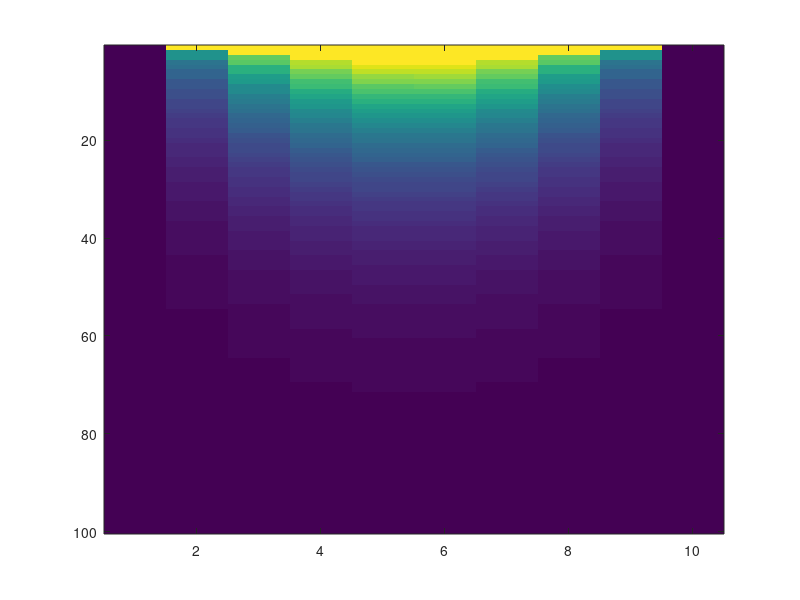

Recreate this plot in MATLAB.
% 1D Heat Eqaution using FTCS

% Initalizing given variables/ data
% stability constant (c), dt = timesteps (k), dx = space steps (h)
% cfl = stability factor, it should be <= 1/2

clear;         % Clear the screen
c = .25;
dx = 0.1;
dt = 0.02;
cfl = c * dt/dx^2;

    x = 0:dx:1-dx;
    t = 0:dt:2-dt;
    row = length(t);
    col = length(x);
    U = zeros(row,col);
    
    % Initial Condition
    
    for k = 1:length(x)
        U(1,k) = 100;
    end
    
    % Boundary Condition
    
    U(:,1) = 0;
    U(:,end) = 0;
    
    %Loop
    for n = 1:row-1         % row = 100
        for i = 2:col-1     % col = 10
        %for n = 1:row
           U(n+1,i) = U(n,i) + cfl * U(n,i+1) + cfl * U(n,i-1) - 2 * cfl * U(n,i);
        end
    end

    plot (x,U)
    xlim([0 1])
    ylim([0 2])
    
%W = flipud(U);

steps = row;
for step = 1:steps
   plot(x,U(step,:))
   xlim([0 1])
   ylim([0 2])
    drawnow
    grid on
end

imagesc(U)